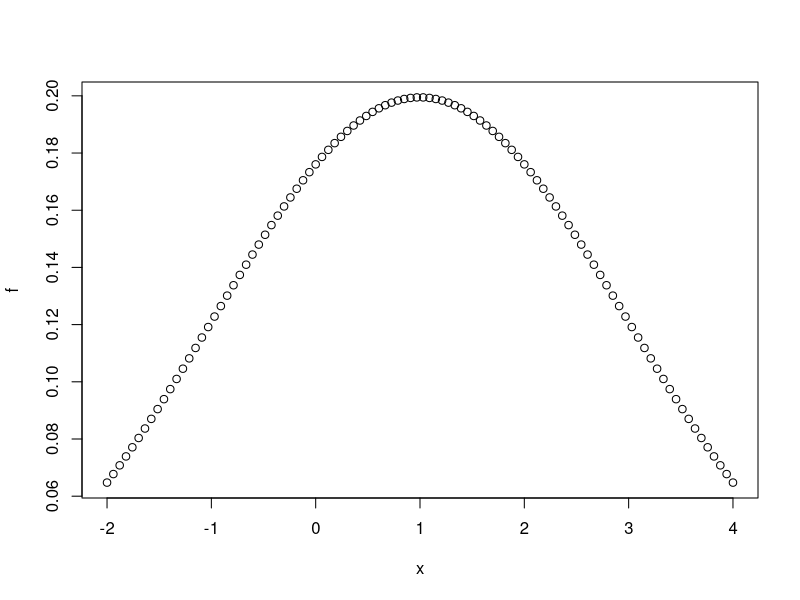
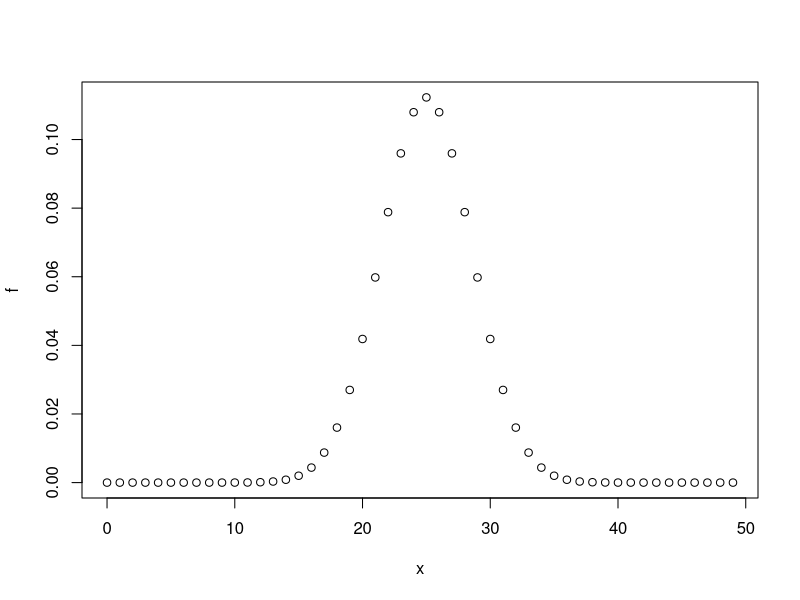
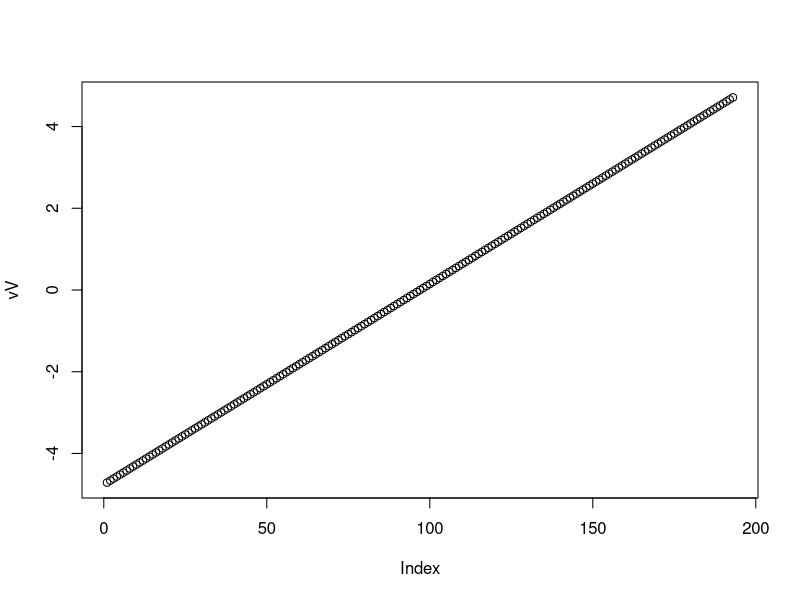
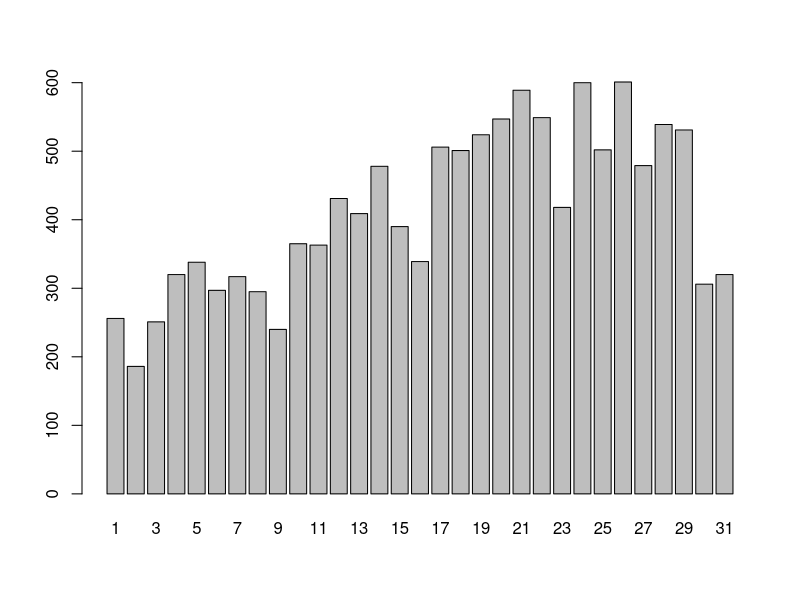
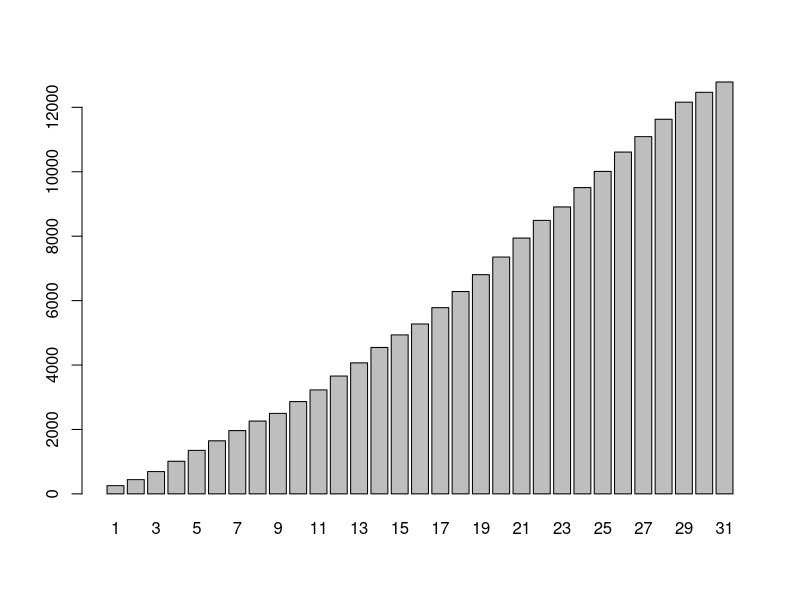

These figures' R source, in order:


#Ejercicio 1

nombre <- "Manuel peiró Agulló"
estatura <- 1.96
num_leng <- "C, C++, Java, SQL"
fumador <- FALSE

class(nombre)
class(estatura)
class(num_leng)
class(fumador)
#--------------------------------------------------

#Ejercicio 2

numeros <- c(0:29)
numeros_condicion <- c((pares_buenos <- (pares <- numeros[(numeros %% 2 == 0)])[(pares <- numeros[(numeros %% 2 == 0)]) < 10]), (impares_buenos <- (impares <- numeros[(!numeros %% 2 == 0)])[(impares <- numeros[(!numeros %% 2 == 0)]) > 20]))

#---------------------------------------------------

#Ejercicio 3

progresion <- c((2*3)^(a <- c(0:10)))
indice <- progresion[(progresion %% 9 == 0)]
indices_condicion <- which((indice <- progresion[(progresion %% 9 == 0)]) < 100)

#------------------------------------------------------------

#Ejercicio 4

#a)
x <- seq(-2, 4, length.out = 100)
f <- dnorm(x, mean = 1, sd = 2, log = FALSE)
plot(x,f)

#b)
x <- 0:49
f <- dbinom(x, 50, 0.5, log = FALSE)
plot(x,f)

#------------------------------------------------------------

#Ejercicio 5

#a)
#1.
seq(0, 20)
#2.
seq(1, 100, 5)
#3
mismo_vector <- c(seq(0,1, length.out = 30), seq(2, 3, length.out = 15))

#b)
r <- c(3, -1, 4, 2)
#1.
ve <- rep(r,3)
#2
ve1 <- rep(r, each = 4)
#3.
ve3 <- c((rep(r, each = 3)), (rep(r, each = 3, length.out = 3)))

#c)
vV <- seq((-3*pi/2), (3*pi/2), (pi/64))
max(vV)
min(vV)
plot(vV)

#d)
#1.
temperatura <- c(19.9, 14.1, 14.5, 15.8, 18.8, 22.5, 25.7, 26.7, 25.4, 22.7, 19.1, 16.4)
temMedia <- (sum(temperatura))/(length(temperatura))
mean(temperatura)

#2.
sort(temperatura) #ascendente
sort(temperatura, decreasing = T) #descendente

sort(temperatura, index.return=T)
sort(temperatura, decreasing = T, index.return=T)

#e)
x <- seq(1, 10000)
proWallie <- prod((4*x^2)/(4*x^2-1))

#f)
casos <- c(256,186,251,320,338,297,317,295,240,365,363,431,409,478,390,339,506,501,524,547,589,549,418,600,502,601,479,539,531,306,320)
casosAcumulados <- cumsum(casos)
barplot(casos, names.arg = 1:31)
barplot(casosAcumulados, names.arg = 1:31)

#g)
p <- c("Estas", "son", "mis", "palabras")
rev(x) #Crea un vector reverso del original
rev(p) #Puede ser útil para el calculo de valores en vectores




















